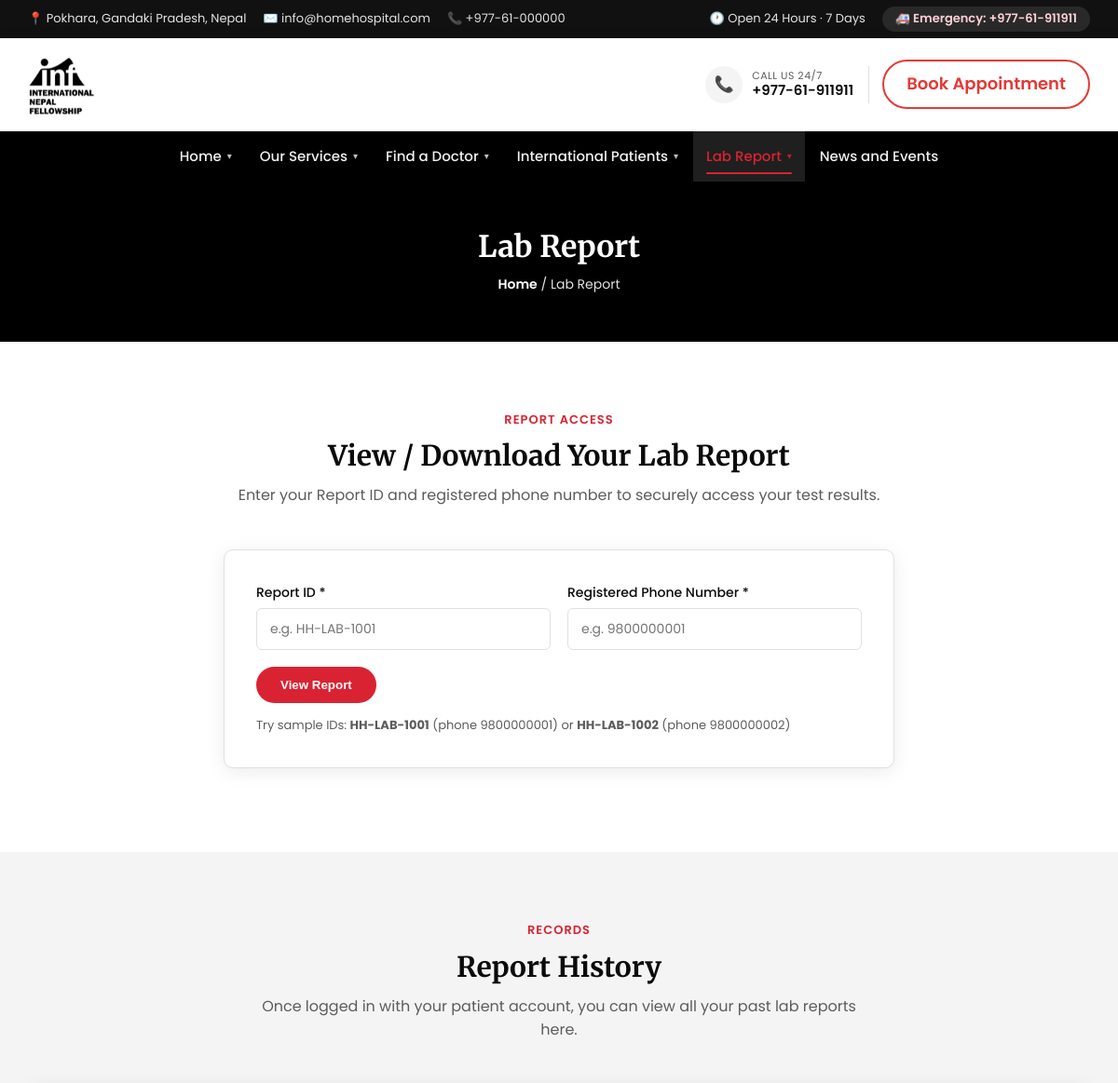
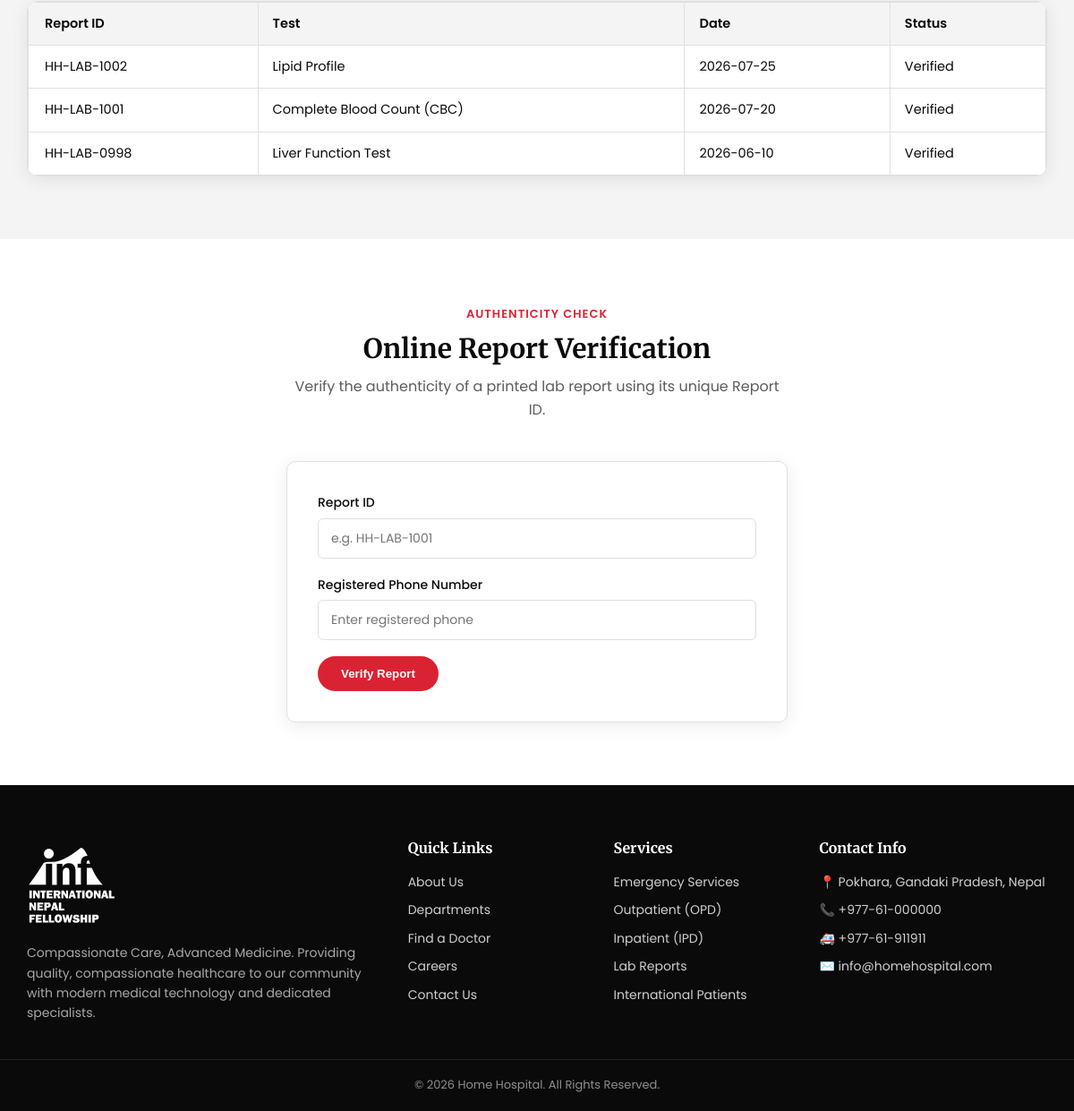
/pages/lab-report.php, run on the app's committed database (2 pictures, top to bottom).
### tables this page shows
CREATE TABLE IF NOT EXISTS lab_reports (
    id INT NOT NULL AUTO_INCREMENT,
    report_id VARCHAR(50) NOT NULL,
    patient_id INT DEFAULT NULL,
    patient_name VARCHAR(150) NOT NULL,
    patient_phone VARCHAR(30) NOT NULL,
    test_name VARCHAR(150) NOT NULL,
    report_date DATE NOT NULL,
    status VARCHAR(30) NOT NULL DEFAULT 'pending',
    notes TEXT DEFAULT NULL,
    created_at DATETIME NOT NULL DEFAULT CURRENT_TIMESTAMP,
    PRIMARY KEY (id),
    UNIQUE KEY uq_lab_reports_report_id (report_id),
    CONSTRAINT fk_lab_reports_patient FOREIGN KEY (patient_id)
        REFERENCES patients (id) ON DELETE SET NULL
);

### pages/lab-report.php (called while the page is built, shortened)
<?php
require_once __DIR__ . '/../includes/config.php';
$recent_reports = LabReport::all('report_date DESC');
View::render('pages/lab-report', compact(
    'page_title', 'lookup_result', 'lookup_error', 'recent_reports', 'csrf_token', 'nav_menu'
));

### includes/config.php (called while the page is built, shortened)
<?php
function e($value) {
    return htmlspecialchars((string)$value, ENT_QUOTES, 'UTF-8');
}
function site_url(string $path): string
{
    static $base = null;
    if ($base === null) {
        $docRoot = str_replace('\\', '/', rtrim($_SERVER['DOCUMENT_ROOT'] ?? '', '/'));
        $appRoot = str_replace('\\', '/', dirname(__DIR__));
        if ($docRoot !== '' && strpos($appRoot, $docRoot) === 0) {
            $base = '/' . ltrim(substr($appRoot, strlen($docRoot)), '/');
        } else {
            $base = '';
        }
        if ($base !== '') {
            $base = ($base === '/') ? '/' : rtrim($base, '/') . '/';
        }
    }
    return $base . $path;
}
spl_autoload_register(function ($class) {
    $prefix = 'App\\';
    $baseDir = __DIR__ . '/../app/';
    $len = strlen($prefix);
    $relativeClass = substr($class, $len);
    $file = $baseDir . str_replace('\\', '/', $relativeClass) . '.php';
});

### app/Core/Database.php (called while the page is built, shortened)
<?php
class Database
{
    private static ?Database $instance = null;
    private PDO $pdo;
    private function __construct()
    {
        $driver = defined('DB_DRIVER') ? DB_DRIVER : 'mysql';
        if ($driver === 'mysql') {
            $dsn = 'mysql:host=' . (defined('DB_HOST') ? DB_HOST : '127.0.0.1')
                . ';port=' . (defined('DB_PORT') ? DB_PORT : '3306')
                . ';dbname=' . (defined('DB_NAME') ? DB_NAME : 'hospital')
                . ';charset=utf8mb4';
            $this->pdo = new PDO($dsn, defined('DB_USER') ? DB_USER : 'root', defined('DB_PASS') ? DB_PASS : '');
        }
        $this->pdo->setAttribute(PDO::ATTR_ERRMODE, PDO::ERRMODE_EXCEPTION);
        $this->pdo->setAttribute(PDO::ATTR_DEFAULT_FETCH_MODE, PDO::FETCH_ASSOC);
    }
    public static function getInstance(): self
    {
        if (self::$instance === null) {
            self::$instance = new self();
        }
        return self::$instance;
    }
    public function fetchAll(string $sql, array $params = []): array
    {
        $stmt = $this->pdo->prepare($sql);
        $stmt->execute($params);
        return $stmt->fetchAll();
    }
}

### app/Core/Model.php (called while the page is built, shortened)
<?php
abstract class Model
{
    protected static string $table;
    public static function all(string $orderBy = ''): array
    {
        $sql = 'SELECT * FROM ' . static::$table;
        if ($orderBy) {
            $sql .= ' ORDER BY ' . $orderBy;
        }
        return Database::getInstance()->fetchAll($sql);
    }
}

### app/Views/pages/lab-report.php (the view, shortened to what this page needs)
<section class="page-banner">
  <div class="container">
    <h1 data-aos="fade-up" data-aos-duration="1000">Lab Report</h1>
    <div class="breadcrumb" data-aos="fade-up" data-aos-duration="1000" data-aos-delay="100"><a href="<?php echo e(site_url('pages/index.php')); ?>">Home</a> / Lab Report</div>
  </div>
</section>
<section class="section" id="view">
  <div class="container" style="max-width:760px;">
    <div class="section-title" style="max-width:100%;" data-aos="fade-up" data-aos-duration="1000">
      <span>Report Access</span>
      <h2>View / Download Your Lab Report</h2>
      <p>Enter your Report ID and registered phone number to securely access your test results.</p>
    </div>
    <div class="form-box mb-20" data-aos="zoom-in" data-aos-duration="1200">
      <form method="POST" action="<?php echo e(site_url('pages/lab-report.php#view')); ?>">
        <div class="form-row">
          <div class="form-group">
            <label>Report ID *</label>
            <input type="text" name="report_id" placeholder="e.g. HH-LAB-1001" required>
          </div>
          <div class="form-group">
            <label>Registered Phone Number *</label>
            <input type="text" name="phone" placeholder="e.g. 9800000001" required>
          </div>
        </div>
        <button type="submit" name="lookup_submit" class="btn btn-primary" data-aos="zoom-in" data-aos-duration="1200">View Report</button>
      </form>
      <p style="margin-top:14px; font-size:13px; color:var(--gray);">Try sample IDs: <strong>HH-LAB-1001</strong> (phone 9800000001) or <strong>HH-LAB-1002</strong> (phone 9800000002)</p>
    </div>
  </div>
</section>
<section class="section section-alt" id="history">
  <div class="container">
    <div class="section-title" data-aos="fade-up" data-aos-duration="1000">
      <span>Records</span>
      <h2>Report History</h2>
      <p>Once logged in with your patient account, you can view all your past lab reports here.</p>
    </div>
    <div class="table-scroll">
      <table data-aos="fade-up" data-aos-duration="1000" data-aos-delay="100">
        <tr><th>Report ID</th><th>Test</th><th>Date</th><th>Status</th></tr>
        <?php foreach ($recent_reports as $r): ?>
        <tr><td><?php echo e($r['report_id']); ?></td><td><?php echo e($r['test_name']); ?></td><td><?php echo e($r['report_date']); ?></td><td><?php echo e($r['status']); ?></td></tr>
        <?php endforeach; ?>
      </table>
    </div>
  </div>
</section>
<section class="section" id="verify">
  <div class="container" style="max-width:600px;">
    <div class="section-title" style="max-width:100%;" data-aos="fade-up" data-aos-duration="1000">
      <span>Authenticity Check</span>
      <h2>Online Report Verification</h2>
      <p>Verify the authenticity of a printed lab report using its unique Report ID.</p>
    </div>
    <div class="form-box" data-aos="zoom-in" data-aos-duration="1200">
      <form method="POST" action="<?php echo e(site_url('pages/lab-report.php#view')); ?>">
        <div class="form-group">
          <label>Report ID</label>
          <input type="text" name="report_id" placeholder="e.g. HH-LAB-1001" required>
        </div>
        <div class="form-group">
          <label>Registered Phone Number</label>
          <input type="text" name="phone" placeholder="Enter registered phone" required>
        </div>
        <button type="submit" name="lookup_submit" class="btn btn-primary" data-aos="zoom-in" data-aos-duration="1200">Verify Report</button>
      </form>
    </div>
  </div>
</section>

### css/style.css (style rules this page uses)
:root { --primary:#000000; --primary-dark:#111111; --accent:#d92332; --light:#f4f4f4; --gray:#5c5c5c; --dark:#0a0a0a; --white:#ffffff; --border:#e0e0e0; --radius:10px; --shadow:0 4px 20px rgba(0,0,0,0.08); --font-body:'Poppins',sans-serif; --font-head:'Merriweather',serif; }
* { margin:0;padding:0;box-sizing:border-box; }
body { font-family:var(--font-body);color:var(--dark);line-height:1.6;background:var(--white); }
h1,h2,h3,h4 { font-family:var(--font-head);color:var(--dark);line-height:1.3; }
.container { max-width:1180px;margin:0 auto;padding:0 20px; }
.btn { display:inline-block;padding:12px 26px;border-radius:30px;font-weight:600;cursor:pointer;border:none;transition:.25s; }
.btn-primary { background:var(--accent);color:#fff; }
.page-banner { background:var(--primary);color:#fff;padding:50px 0;text-align:center; }
.page-banner h1 { color:#fff;font-size:32px; }
.breadcrumb { margin-top:8px;font-size:14px;color:#e3e3e3; }
.breadcrumb a { color:#fff;font-weight:600; }
.section { padding:70px 0; }
.section-alt { background:var(--light); }
.section-title { text-align:center;max-width:640px;margin:0 auto 45px; }
.section-title span { color:var(--accent);font-weight:600;letter-spacing:1px;text-transform:uppercase;font-size:13px; }
.section-title h2 { font-size:30px;margin-top:8px; }
.section-title p { color:var(--gray);margin-top:10px; }
.form-box { background:#fff;border:1px solid var(--border);border-radius:var(--radius);padding:34px;box-shadow:var(--shadow); }
.form-group { margin-bottom:18px; }
.form-group label { display:block;margin-bottom:6px;font-weight:500;font-size:14px; }
.form-group input, .form-group select, .form-group textarea { width:100%;padding:11px 14px;border:1px solid var(--border);border-radius:6px;font-family:var(--font-body);font-size:14px; }
.form-row { display:grid;grid-template-columns:1fr 1fr;gap:18px; }
table { width:100%;border-collapse:collapse;background:#fff; }
table th, table td { padding:12px 16px;border:1px solid var(--border);text-align:left;font-size:14.5px; }
table th { background:var(--light);font-weight:600; }
.table-scroll { overflow-x:auto;background:#fff;border:1px solid var(--border);border-radius:12px;box-shadow:var(--shadow);-webkit-overflow-scrolling:touch; }
.table-scroll table { border:none;min-width:560px; }
.table-scroll th:first-child,.table-scroll td:first-child { padding-left:18px; }
.table-scroll th:last-child,.table-scroll td:last-child { padding-right:18px; }
.mb-20 { margin-bottom:20px; }

### data on the page
lab_reports: report "HH-LAB-1002", test_name "Lipid Profile", report_date "2026-07-25", status "Verified"
lab_reports: report "HH-LAB-1001", test_name "Complete Blood Count (CBC)", report_date "2026-07-20", status "Verified"
lab_reports: report "HH-LAB-0998", test_name "Liver Function Test", report_date "2026-06-10", status "Verified"

### other printed values
SITE_ADDRESS "Pokhara, Gandaki Pradesh, Nepal"
SITE_EMAIL "info@homehospital.com"
SITE_PHONE "+977-61-000000"
SITE_EMERGENCY "+977-61-911911"
$label "Home"
$label "Our Services"
$label "Find a Doctor"
$label "International Patients"
$label "Lab Report"
$label "News and Events"
SITE_TAGLINE "Compassionate Care, Advanced Medicine"
SITE_NAME "Home Hospital"
